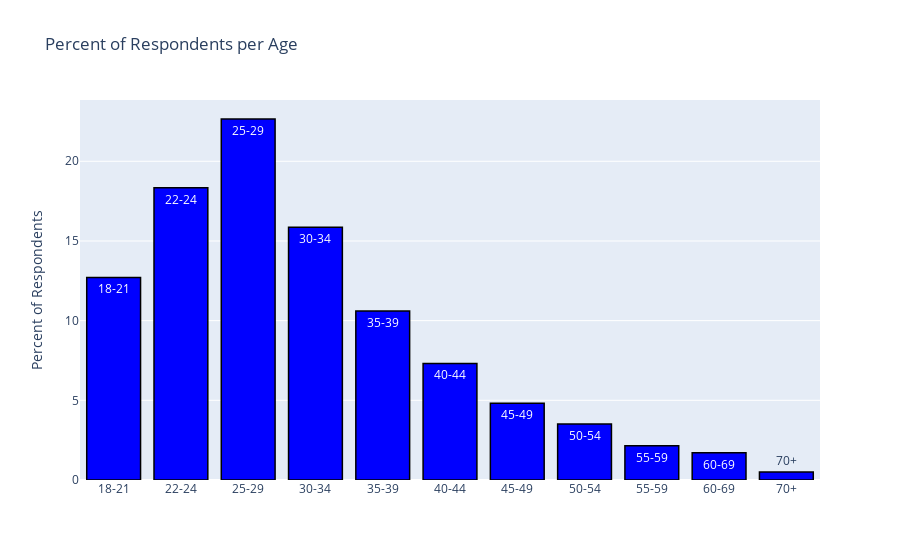

The notebook cell saved with this chart:
### Markdown cell above
**A Quick EDA of All 34 Questions:**

### Code cell
in_order = ['18-21','22-24','25-29','30-34','35-39','40-44','45-49','50-54','55-59','60-69']
data = responses_only
data_with_question_on_top = multiple_choice
y_axis_title='Percent of Respondents'
question_number = 'Q1'
title='Percent of Respondents per Age'
plot_unsorted_multiple_choice(question_number,data,data_with_question_on_top,title,y_axis_title,in_order,percent_instead_of_count=True)

### Figure 1 — Plotly figure (JSON) as saved in the notebook; plotly's stock layout.template omitted (floating-point values rounded to 4 significant figures)
{"data": [{"marker": {"color": "blue", "line": {"color": "black", "width": 1.5}}, "name": "Kaggle Survey 2019", "text": ["25-29", "22-24", "30-34", "18-21", "35-39", "40-44", "45-49", "50-54", "55-59", "60-69", "70+"], "type": "bar", "x": ["25-29", "22-24", "30-34", "18-21", "35-39", "40-44", "45-49", "50-54", "55-59", "60-69", "70+"], "y": [22.65, 18.34, 15.85, 12.71, 10.61, 7.312, 4.822, 3.516, 2.144, 1.718, 0.5082]}], "layout": {"barmode": "group", "showlegend": false, "title": {"text": "Percent of Respondents per Age"}, "xaxis": {"categoryarray": ["18-21", "22-24", "25-29", "30-34", "35-39", "40-44", "45-49", "50-54", "55-59", "60-69"], "categoryorder": "array", "type": "category"}, "yaxis": {"title": {"text": "Percent of Respondents"}}}}
